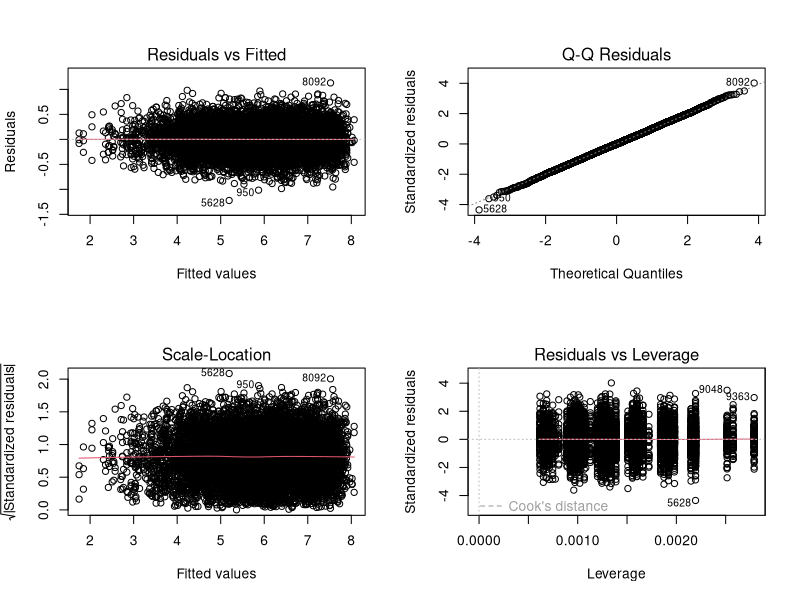

Write R code to recreate this figure.
## ---- chunk 1
knitr::opts_chunk$set(echo = TRUE, message = FALSE, warning = FALSE)
## ---- chunk 2
library(tidyverse)
library(car)
df <- read_csv("../data/bc_full_factorial_dataset.csv", show_col_types = FALSE)
factors <- c("pH", "Temp_C", "RPM", "Inoculum_pct", "Sugar_gL")
low  <- c(4.0, 25, 50, 5, 20)
high <- c(6.0, 35, 200, 15, 60)
names(low) <- names(high) <- factors
df_coded <- df
for (f in factors) df_coded[[paste0(f,"_coded")]] <- 2*(df[[f]]-low[f])/(high[f]-low[f])-1
## ---- chunk 3
full_model <- lm(BC_yield_gL ~ pH_coded + Temp_C_coded + RPM_coded + Inoculum_pct_coded + Sugar_gL_coded +
  pH_coded:Temp_C_coded + Sugar_gL_coded:RPM_coded +
  I(pH_coded^2) + I(Temp_C_coded^2) + I(RPM_coded^2) + I(Inoculum_pct_coded^2) + I(Sugar_gL_coded^2),
  data = df_coded)
reduced <- lm(BC_yield_gL ~ pH_coded + Temp_C_coded + RPM_coded + Inoculum_pct_coded + Sugar_gL_coded +
  I(pH_coded^2) + I(Temp_C_coded^2) + I(RPM_coded^2) + I(Inoculum_pct_coded^2) + I(Sugar_gL_coded^2),
  data = df_coded)
cat(sprintf("Full R²: %.4f\n", summary(full_model)$r.squared))
cat(sprintf("Reduced R²: %.4f\n", summary(reduced)$r.squared))
cat(sprintf("Delta R²: %.4f\n", summary(full_model)$r.squared - summary(reduced)$r.squared))
anova(reduced, full_model)
## ---- chunk 4
cat("The back-transformation requires substituting coded = 2*(real-low)/(high-low) - 1\n")
cat("into the coded model. The resulting equation is a multivariate quadratic in real units.\n")
cat("The linear, interaction, and quadratic terms all change coefficient values.\n")
## ---- chunk 5
par(mfrow = c(2, 2))
plot(full_model)
## ---- chunk 6
cond2000_coded <- df_coded %>% filter(condition_id == 2000) %>% slice(1)
pred <- predict(full_model, newdata = cond2000_coded, se.fit = TRUE)
actual <- mean(df$BC_yield_gL[df$condition_id == 2000])
cat(sprintf("Predicted: %.3f (SE=%.3f)\n", pred$fit, pred$se.fit))
cat(sprintf("Actual mean: %.3f\n", actual))
cat(sprintf("Residual: %.3f\n", actual - pred$fit))
